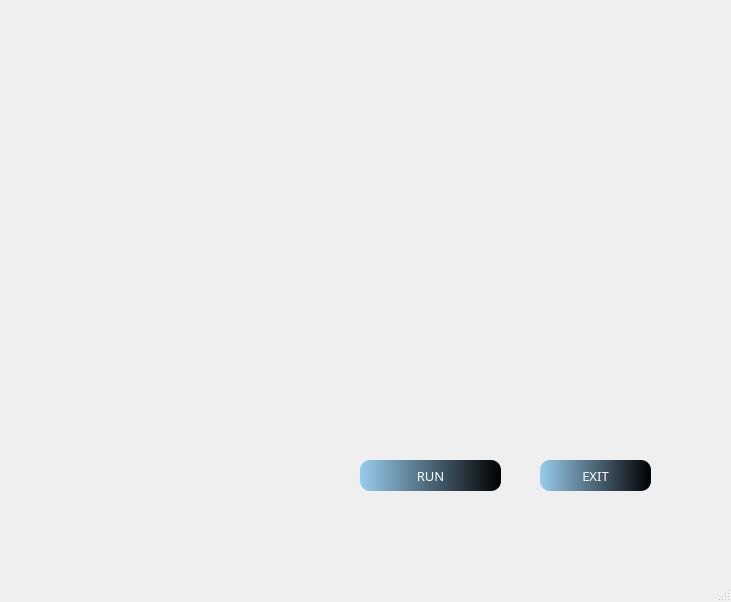
<?xml version="1.0" encoding="UTF-8"?>
<ui version="4.0">
 <class>myAI_GUI</class>
 <widget class="QMainWindow" name="myAI_GUI">
  <property name="geometry">
   <rect>
    <x>0</x>
    <y>0</y>
    <width>731</width>
    <height>602</height>
   </rect>
  </property>
  <property name="windowTitle">
   <string>MainWindow</string>
  </property>
  <widget class="QWidget" name="centralwidget">
   <property name="maximumSize">
    <size>
     <width>731</width>
     <height>559</height>
    </size>
   </property>
   <widget class="QLabel" name="label">
    <property name="geometry">
     <rect>
      <x>-30</x>
      <y>0</y>
      <width>761</width>
      <height>551</height>
     </rect>
    </property>
    <property name="cursor">
     <cursorShape>ArrowCursor</cursorShape>
    </property>
    <property name="text">
     <string/>
    </property>
    <property name="pixmap">
     <pixmap>../../Downloads/aig.gif</pixmap>
    </property>
    <property name="scaledContents">
     <bool>true</bool>
    </property>
   </widget>
   <widget class="QPushButton" name="pushButton">
    <property name="geometry">
     <rect>
      <x>360</x>
      <y>460</y>
      <width>141</width>
      <height>31</height>
     </rect>
    </property>
    <property name="font">
     <font>
      <family>Copperplate Gothic Bold</family>
      <pointsize>10</pointsize>
     </font>
    </property>
    <property name="styleSheet">
     <string notr="true">background-color: qlineargradient(spread:pad, x1:0, y1:0, x2:1, y2:0, stop:0 rgb(150, 204, 237), stop:1 rgb(#f3f6f8));
color: rgb(255, 255, 255);
border-radius: 10px;</string>
    </property>
    <property name="text">
     <string>RUN</string>
    </property>
   </widget>
   <widget class="QPushButton" name="pushButton_2">
    <property name="geometry">
     <rect>
      <x>540</x>
      <y>460</y>
      <width>111</width>
      <height>31</height>
     </rect>
    </property>
    <property name="font">
     <font>
      <family>Copperplate Gothic Bold</family>
      <pointsize>10</pointsize>
     </font>
    </property>
    <property name="styleSheet">
     <string notr="true">background-color: qlineargradient(spread:pad, x1:0, y1:0, x2:1, y2:0, stop:0 rgb(150, 204, 237), stop:1 rgb(#f3f6f8));
color: rgb(255, 255, 255);
border-radius: 10px;</string>
    </property>
    <property name="text">
     <string>EXIT</string>
    </property>
   </widget>
   <widget class="QLabel" name="label_2">
    <property name="geometry">
     <rect>
      <x>0</x>
      <y>10</y>
      <width>281</width>
      <height>111</height>
     </rect>
    </property>
    <property name="text">
     <string/>
    </property>
    <property name="pixmap">
     <pixmap>../../Downloads/init.gif</pixmap>
    </property>
    <property name="scaledContents">
     <bool>true</bool>
    </property>
   </widget>
   <widget class="QTextBrowser" name="textBrowser">
    <property name="geometry">
     <rect>
      <x>390</x>
      <y>50</y>
      <width>121</width>
      <height>31</height>
     </rect>
    </property>
    <property name="styleSheet">
     <string notr="true">background:transparent;
border-radius:none;</string>
    </property>
   </widget>
   <widget class="QTextBrowser" name="textBrowser_2">
    <property name="geometry">
     <rect>
      <x>520</x>
      <y>50</y>
      <width>121</width>
      <height>31</height>
     </rect>
    </property>
    <property name="styleSheet">
     <string notr="true">background:transparent;
border-radius:none;</string>
    </property>
   </widget>
  </widget>
  <widget class="QMenuBar" name="menubar">
   <property name="geometry">
    <rect>
     <x>0</x>
     <y>0</y>
     <width>731</width>
     <height>22</height>
    </rect>
   </property>
  </widget>
  <widget class="QStatusBar" name="statusbar"/>
 </widget>
 <resources/>
 <connections/>
</ui>
